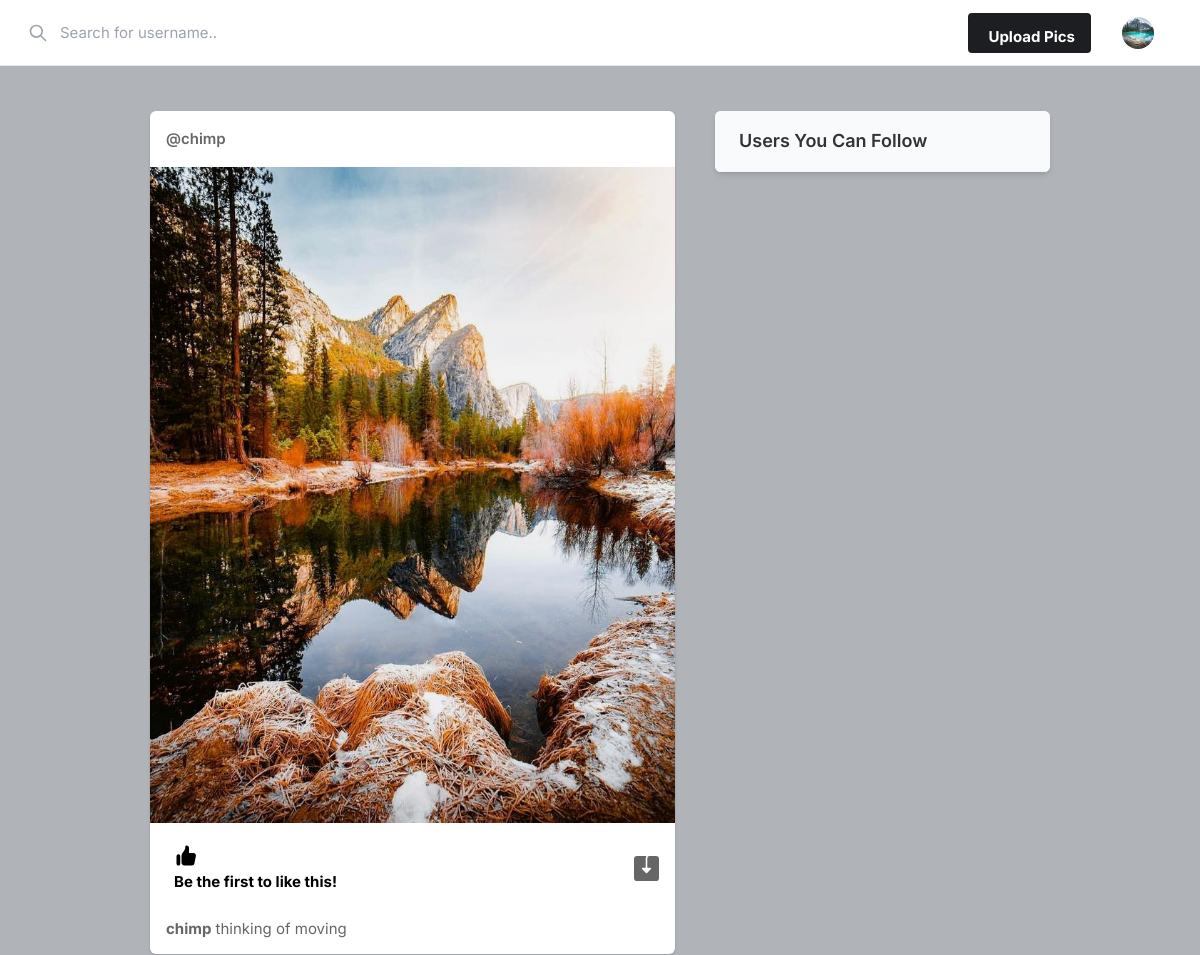
/ (signed in, upper part), run on an earlier commit of the app's database.
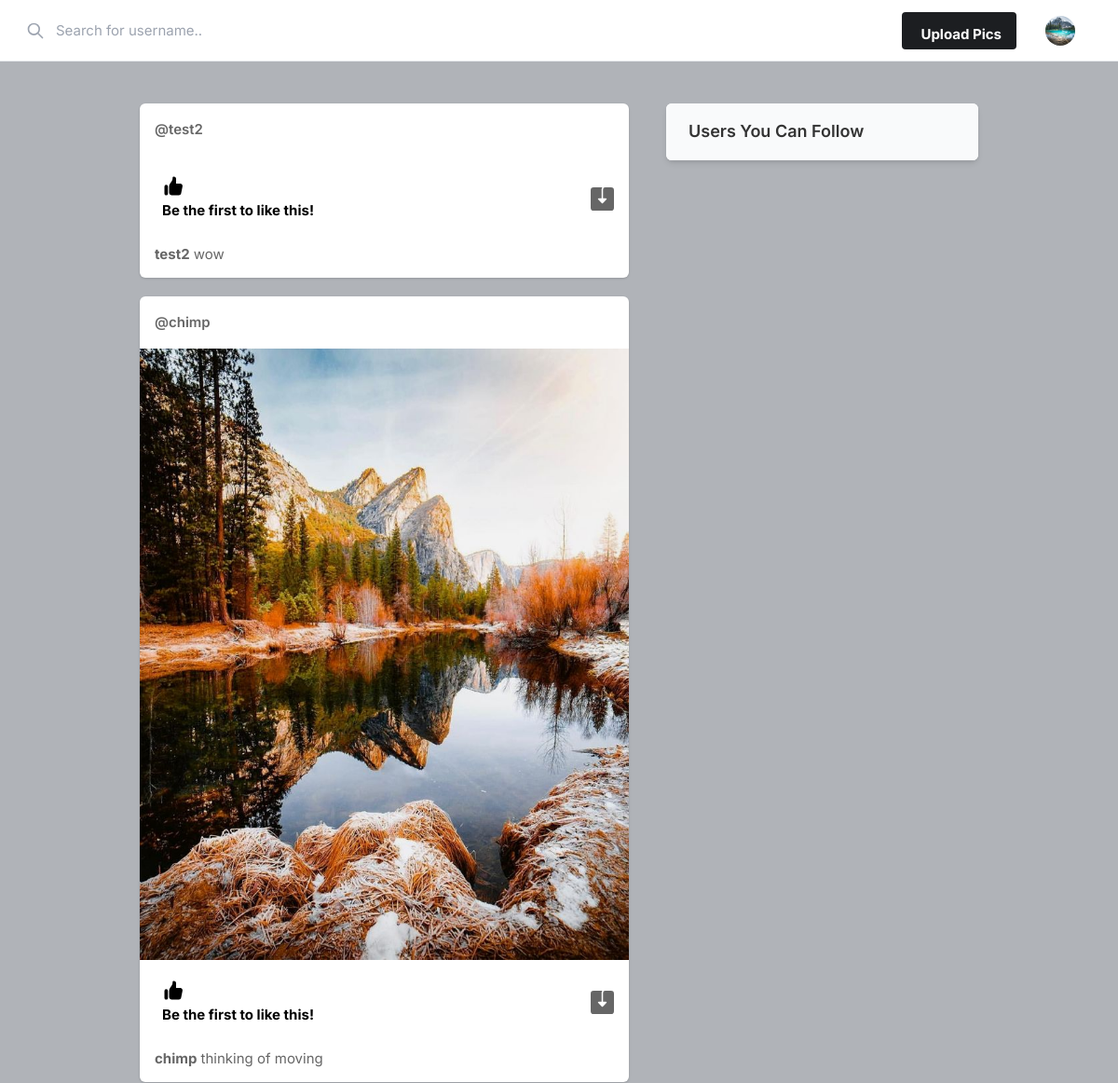
And on a later commit of the database.
### core/models.py (models this page shows, shortened)
class Post(models.Model):
    id = models.UUIDField(primary_key=True, default=uuid.uuid4)
    user = models.CharField(max_length=100)
    image = models.ImageField(upload_to='post_images')
    caption = models.TextField()
    created_at = models.DateTimeField(default=datetime.now)
    no_of_likes = models.IntegerField(default=0)

### core/views.py (the view)
# urls.py: path('', views.index, name='index'),
@login_required(login_url='signin')
def index(request):
    user_object = User.objects.get(username=request.user.username)
    user_profile = Profile.objects.get(user=user_object)
    user_following = FollowersCount.objects.filter(follower=request.user.username)
    user_following_list = []
    feed = []
    user_posts = Post.objects.filter(user=request.user.username)
    feed.append(user_posts)
    for user in user_following:
        user_following_list.append(user.user)
    for username in user_following_list:
        feed_posts = Post.objects.filter(user=username)
        feed.append(feed_posts)
    posts = list(chain(*feed))
    posts = sort_posts(posts)
    suggestions_profiles = get_suggestions(request, user_following)
    context = {
        'user_profile': user_profile,
        'posts': posts,
        'suggestions': suggestions_profiles[:4]
        }
    return render(request, 'index.html', context)

### core/views.py (called while the page is built)
def sort_posts(posts):
    sorted = False
    while not sorted:
        sorted = True
        for i in range(len(posts)-1):
            created_at = posts[i].created_at
            created_at_2 = posts[i+1].created_at
            if created_at > created_at_2:
                temp = posts[i+1]
                posts[i+1] = posts[i]
                posts[i] = temp
                sorted = False
    return posts

### templates/index.html (shortened to what the changed rows need)
{% load static %}
<!DOCTYPE html>
<html lang="en">
<head>
    <link rel="stylesheet" href="{% static 'assets/css/icons.css' %}">
    <link rel="stylesheet" href="{% static 'assets/css/uikit.css' %}">
    <link rel="stylesheet" href="{% static 'assets/css/style.css' %}">
    <link rel="stylesheet" href="{% static 'assets/css/tailwind.css' %}">
</head>
<body>
            <div class="container m-auto">
                <div class="lg:flex justify-center lg:space-x-10 lg:space-y-0 space-y-5">
                    <div class="space-y-5 flex-shrink-0 lg:w-7/12">
                        {% for post in posts reversed %}
                        <div class="bg-white shadow rounded-md  -mx-2 lg:mx-0">
                            <div class="flex justify-between items-center px-4 py-3">
                                <div class="flex flex-1 items-center space-x-4">
                                    <span class="block font-semibold "> <a href="/profile/{{post.user}}">@{{post.user}}</a> </span>
                                </div>
                              <div>
                                <a href="#"> <i class="icon-feather-more-horizontal text-2xl hover:bg-gray-200 rounded-full p-2 transition -mr-1 "></i> </a>
                              </div>
                            </div>
                            <div uk-lightbox>
                                <a href="{{post.image.url}}">
                                    <img src="{{post.image.url}}" alt="">
                                </a>
                            </div>
                            <div class="py-3 px-4 space-y-3">
                                <div class="flex space-x-4 lg:font-bold">
                                    <a href="/like-post?post_id={{post.id}}" class="flex items-center space-x-2">
                                        <div class="p-2 rounded-full text-black">
                                            {% if post.no_of_likes == 0 %}
                                            <p>Be the first to like this!</p>
                                            {% elif post.no_of_likes == 1 %}
                                            <p>Liked by 1 person</p>
                                            {% else %}
                                            <p>Liked by {{post.no_of_likes}} people</p>
                                            {% endif %}
                                        </div>
                                    </a>
                                    <a href="{{post.image.url}}" class="flex items-center space-x-2 flex-1 justify-end" download>
                                    </a>
                                </div>
                                <p>
                                    <a href="/profile/{{post.user}}"><strong>{{post.user}}</strong></a> {{post.caption}}
                                </p>
                            </div>
                        </div>
                        {% endfor %}
                    </div>
                    <div class="lg:w-5/12">
                        <div class="bg-white  shadow-md rounded-md overflow-hidden">
                            <div class="bg-gray-50  border-b border-gray-100 flex items-baseline justify-between py-4 px-6 ">
                                <h2 class="font-semibold text-lg">Users You Can Follow</h2>
                            </div>
                        </div>
                    </div>
                </div>
            </div>
</body>
</html>

What changed in the data, as far as the page shows it:
added Post: user "test2", no_of_likes "Be the first to like this!", caption "wow"
